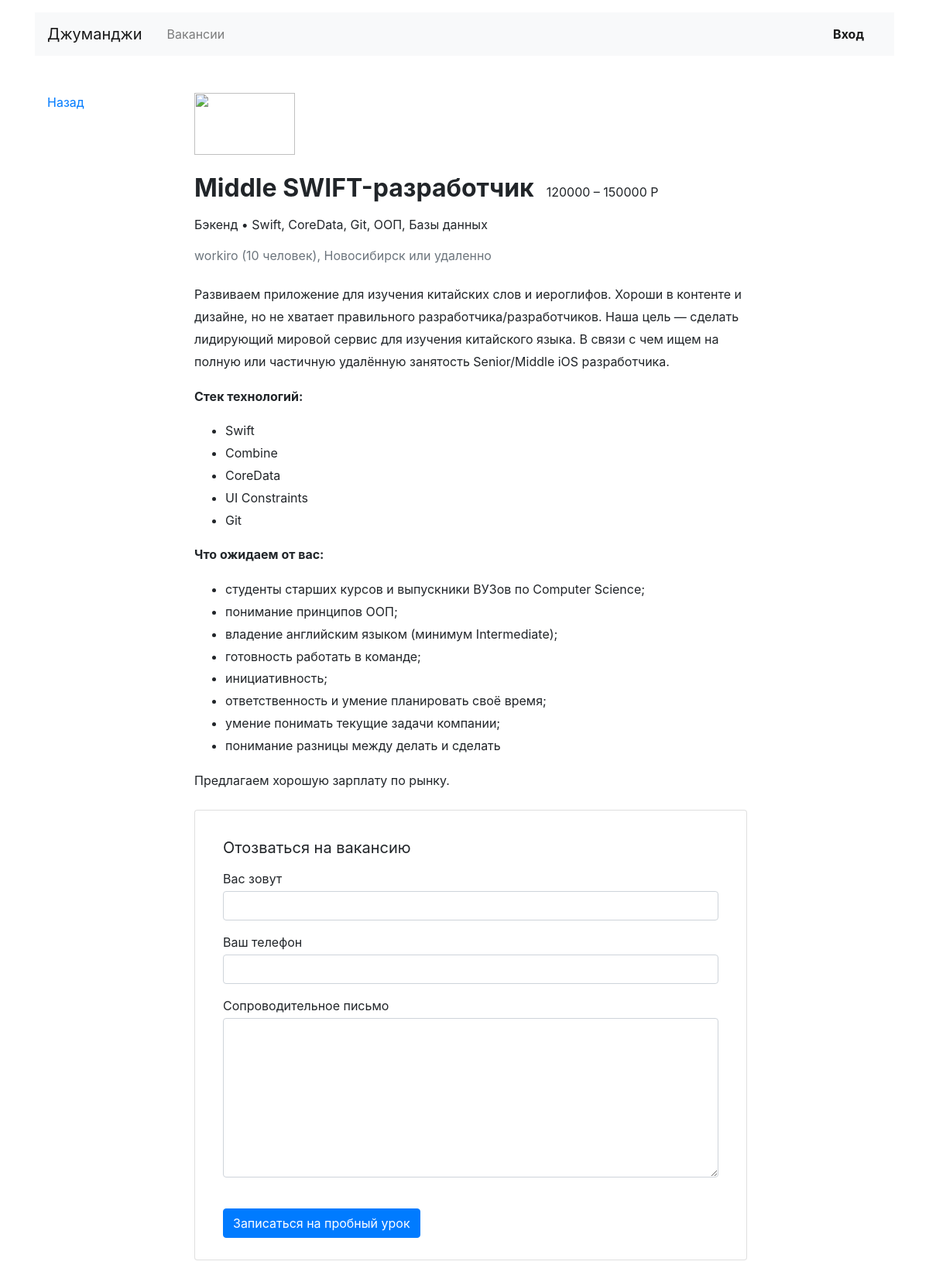
The app's page /vacancies/3/ with its own data.
### jobs_app/models.py (models this page shows, shortened)
class Vacancy(models.Model):
    title = models.CharField(max_length=255)
    specialty = models.ForeignKey('Specialty', on_delete=models.CASCADE, related_name='vacancies')
    company = models.ForeignKey('Company', on_delete=models.CASCADE, related_name='vacancies')
    skills = models.CharField(max_length=255)
    description = models.TextField()
    salary_min = models.IntegerField()
    salary_max = models.IntegerField()
    published_at = models.DateTimeField(auto_now_add=True)

class Specialty(models.Model):
    code = models.CharField(max_length=255)
    title = models.CharField(max_length=255)
    picture = models.URLField(default='https://place-hold.it/100x60')
    def __str__(self):
        return self.title

class Company(models.Model):
    name = models.CharField(max_length=255)
    location = models.CharField(max_length=255)
    logo = models.URLField(default='https://place-hold.it/100x60')
    description = models.TextField()
    employee_count = models.IntegerField()
    def __str__(self):
        return self.name

### jobs_app/views.py (the view)
# urls.py: path('vacancies/<int:vacancy_id>/', vacancy_view, name='vacancy'),
def vacancy_view(request, vacancy_id):
    vacancy = Vacancy.objects.get(id=vacancy_id)
    context = {
        'vacancy': vacancy,
        'title': vacancy.title,
    }
    return render(request, 'jobs_app/vacancy.html', context=context)

### jobs_app/templates/jobs_app/vacancy.html
{% extends 'jobs_app/base.html' %}
{% block content %}
  <main class="container mt-3 pb-5">
    <div class="row mt-5">
      <div class="col-12 col-lg-2">
        <div class="pl-3 mb-5">
          <p><a href="{{request.META.HTTP_REFERER}}">Назад</a></p>
        </div>
      </div>
      <div class="col-12 col-lg-8">
        <section class="pl-3">
          <a href="#"><img src="https://place-hold.it/130x80" width="130" height="80" alt=""></a>
          <div class="d-flex align-items-baseline align-content-baseline">
            <h1 class="h2 mt-4 font-weight-bold" >{{vacancy.title}}</h1>
            <p class="m-0 pl-3">{{ vacancy.salary_min }} – {{ vacancy.salary_max }} Р</p>
          </div>
          <p class="mt-2">{{ vacancy.specialty }} • {{ vacancy.skills }}</p>
          <p class="text-muted mb-4">{{vacancy.company}} ({{vacancy.company.employee_count}} человек), {{vacancy.company.location}} или удаленно</p>
          <div style="line-height: 1.8;">
            <p>{{vacancy.description|safe}}</p>
          </div>
          <form action="/echo" class="card mt-4 mb-3" enctype="multipart/form-data">
            <div class="card-body mx-3">
              <p class="h5 mt-3 font-weight-normal">Отозваться на вакансию</p>
              <div class="form-group">
                <label class="mb-1 mt-2" for="userName">Вас зовут</label>
                <input class="form-control" type="text" placeholder="" id="userName">
              </div>
              <div class="form-group">
                <label class="mb-1" for="userPhone">Ваш телефон</label>
                <input class="form-control" type="tel" placeholder="" id="userPhone">
              </div>
              <div class="form-group">
                <label class="mb-1" for="userMsg" >Сопроводительное письмо</label>
                <textarea class="form-control" rows="8" id="userMsg"></textarea>
              </div>
              <input type="submit" class="btn btn-primary mt-4 mb-2" value="Записаться на пробный урок">
            </div>
          </form>
        </section>
      </div>
    </div>
  </main>
{% endblock %}

### records on screen
Vacancy: title "Middle SWIFT-разработчик", salary_min "120000", salary_max "150000", specialty "Бэкенд", skills "Swift, CoreData, Git, ООП, Базы данных", company "workiro", company.employee_count "10", company.location "Новосибирск", description "Развиваем приложение для изучения китайских слов и иероглифов. Хороши в контенте и дизайне, но не хватает правильного разработчика/разработчиков. Наша цель — сделать лидирующий мировой сервис для изучения китайского языка. В связи с чем ищем на полную или частичную удалённую занятость Senior/Middle iOS разработчика. Стек технологий: Swift Combine CoreData UI Constraints Git Что ожидаем от вас: студенты старших курсов и выпускники ВУЗов по Computer Science; понимание принципов ООП; владение английским языком (минимум Intermediate); готовность работать в команде; инициативность; ответственность и умение планировать своё время; умение понимать текущие задачи компании; понимание разницы между…"
